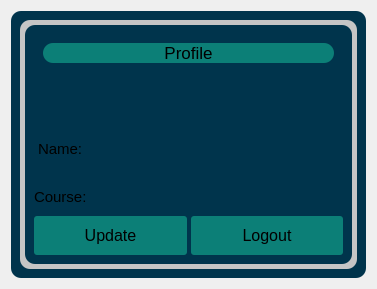
                  <widget class="QWidget" name="page_4">
                   <layout class="QVBoxLayout" name="verticalLayout_14">
                    <item>
                     <widget class="QWidget" name="widget_7" native="true">
                      <property name="styleSheet">
                       <string notr="true">#widget_7{
	background-color: rgb(0, 52, 76);
	border-radius: 10px;
}</string>
                      </property>
                      <layout class="QVBoxLayout" name="verticalLayout_47">
                       <item>
                        <widget class="QFrame" name="frame_39">
                         <property name="styleSheet">
                          <string notr="true">background-color: rgb(197, 197, 197);
border-radius:10px;</string>
                         </property>
                         <property name="frameShape">
                          <enum>QFrame::StyledPanel</enum>
                         </property>
                         <property name="frameShadow">
                          <enum>QFrame::Raised</enum>
                         </property>
                         <layout class="QVBoxLayout" name="verticalLayout_52">
                          <property name="spacing">
                           <number>0</number>
                          </property>
                          <property name="leftMargin">
                           <number>5</number>
                          </property>
                          <property name="topMargin">
                           <number>5</number>
                          </property>
                          <property name="rightMargin">
                           <number>5</number>
                          </property>
                          <property name="bottomMargin">
                           <number>5</number>
                          </property>
                          <item>
                           <widget class="QFrame" name="frame_35">
                            <property name="styleSheet">
                             <string notr="true">	background-color: rgb(0, 52, 76);</string>
                            </property>
                            <property name="frameShape">
                             <enum>QFrame::StyledPanel</enum>
                            </property>
                            <property name="frameShadow">
                             <enum>QFrame::Raised</enum>
                            </property>
                            <layout class="QVBoxLayout" name="verticalLayout_48">
                             <item>
                              <widget class="QFrame" name="frame_36">
                               <property name="frameShape">
                                <enum>QFrame::StyledPanel</enum>
                               </property>
                               <property name="frameShadow">
                                <enum>QFrame::Raised</enum>
                               </property>
                               <layout class="QVBoxLayout" name="verticalLayout_49">
                                <property name="bottomMargin">
                                 <number>50</number>
                                </property>
                                <item>
                                 <widget class="QLabel" name="label_11">
                                  <property name="font">
                                   <font>
                                    <pointsize>13</pointsize>
                                   </font>
                                  </property>
                                  <property name="styleSheet">
                                   <string notr="true">background-color: rgb(12, 127, 119);</string>
                                  </property>
                                  <property name="text">
                                   <string>Profile</string>
                                  </property>
                                  <property name="alignment">
                                   <set>Qt::AlignCenter</set>
                                  </property>
                                 </widget>
                                </item>
                               </layout>
                              </widget>
                             </item>
                             <item>
                              <widget class="QFrame" name="frame_38">
                               <property name="frameShape">
                                <enum>QFrame::StyledPanel</enum>
                               </property>
                               <property name="frameShadow">
                                <enum>QFrame::Raised</enum>
                               </property>
                               <layout class="QVBoxLayout" name="verticalLayout_51">
                                <property name="spacing">
                                 <number>0</number>
                                </property>
                                <property name="leftMargin">
                                 <number>0</number>
                                </property>
                                <property name="topMargin">
                                 <number>0</number>
                                </property>
                                <property name="rightMargin">
                                 <number>0</number>
                                </property>
                                <property name="bottomMargin">
                                 <number>0</number>
                                </property>
                                <item alignment="Qt::AlignTop">
                                 <widget class="QFrame" name="frame_37">
                                  <property name="frameShape">
                                   <enum>QFrame::StyledPanel</enum>
                                  </property>
                                  <property name="frameShadow">
                                   <enum>QFrame::Raised</enum>
                                  </property>
                                  <layout class="QVBoxLayout" name="verticalLayout_50">
                                   <property name="spacing">
                                    <number>5</number>
                                   </property>
                                   <property name="leftMargin">
                                    <number>0</number>
                                   </property>
                                   <property name="topMargin">
                                    <number>0</number>
                                   </property>
                                   <property name="rightMargin">
                                    <number>0</number>
                                   </property>
                                   <property name="bottomMargin">
                                    <number>0</number>
                                   </property>
                                   <item alignment="Qt::AlignHCenter|Qt::AlignVCenter">
                                    <widget class="QFrame" name="frame_162">
                                     <property name="frameShape">
                                      <enum>QFrame::StyledPanel</enum>
                                     </property>
                                     <property name="frameShadow">
                                      <enum>QFrame::Raised</enum>
                                     </property>
                                     <layout class="QHBoxLayout" name="horizontalLayout_23">
                                      <property name="spacing">
                                       <number>0</number>
                                      </property>
                                      <property name="leftMargin">
                                       <number>0</number>
                                      </property>
                                      <property name="topMargin">
                                       <number>0</number>
                                      </property>
                                      <property name="rightMargin">
                                       <number>0</number>
                                      </property>
                                      <property name="bottomMargin">
                                       <number>0</number>
                                      </property>
                                      <item>
                                       <widget class="QFrame" name="frame_165">
                                        <property name="frameShape">
                                         <enum>QFrame::StyledPanel</enum>
                                        </property>
                                        <property name="frameShadow">
                                         <enum>QFrame::Raised</enum>
                                        </property>
                                        <layout class="QVBoxLayout" name="verticalLayout_239">
                                         <property name="spacing">
                                          <number>0</number>
                                         </property>
                                         <property name="leftMargin">
                                          <number>0</number>
                                         </property>
                                         <property name="topMargin">
                                          <number>0</number>
                                         </property>
                                         <property name="rightMargin">
                                          <number>0</number>
                                         </property>
                                         <property name="bottomMargin">
                                          <number>0</number>
                                         </property>
                                         <item>
                                          <widget class="QLabel" name="label">
                                           <property name="font">
                                            <font>
                                             <pointsize>11</pointsize>
                                            </font>
                                           </property>
                                           <property name="text">
                                            <string>Name:</string>
                                           </property>
                                          </widget>
                                         </item>
                                        </layout>
                                       </widget>
                                      </item>
                                      <item>
                                       <widget class="QFrame" name="frame_164">
                                        <property name="frameShape">
                                         <enum>QFrame::StyledPanel</enum>
                                        </property>
                                        <property name="frameShadow">
                                         <enum>QFrame::Raised</enum>
                                        </property>
                                        <layout class="QVBoxLayout" name="verticalLayout_240">
                                         <property name="spacing">
                                          <number>0</number>
                                         </property>
                                         <property name="leftMargin">
                                          <number>0</number>
                                         </property>
                                         <property name="topMargin">
                                          <number>0</number>
                                         </property>
                                         <property name="rightMargin">
                                          <number>0</number>
                                         </property>
                                         <property name="bottomMargin">
                                          <number>0</number>
                                         </property>
                                         <item>
                                          <widget class="QTextEdit" name="profNameLineEdit">
                                           <property name="sizePolicy">
                                            <sizepolicy hsizetype="Expanding" vsizetype="Preferred">
                                             <horstretch>0</horstretch>
                                             <verstretch>0</verstretch>
                                            </sizepolicy>
                                           </property>
                                           <property name="maximumSize">
                                            <size>
                                             <width>16777215</width>
                                             <height>60</height>
                                            </size>
                                           </property>
                                           <property name="font">
                                            <font>
                                             <pointsize>11</pointsize>
                                            </font>
                                           </property>
                                           <property name="readOnly">
                                            <bool>true</bool>
                                           </property>
                                           <property name="html">
                                            <string>&lt;!DOCTYPE HTML PUBLIC &quot;-//W3C//DTD HTML 4.0//EN&quot; &quot;http://www.w3.org/TR/REC-html40/strict.dtd&quot;&gt;
&lt;html&gt;&lt;head&gt;&lt;meta name=&quot;qrichtext&quot; content=&quot;1&quot; /&gt;&lt;style type=&quot;text/css&quot;&gt;
p, li { white-space: pre-wrap; }
&lt;/style&gt;&lt;/head&gt;&lt;body style=&quot; font-family:'MS Shell Dlg 2'; font-size:11pt; font-weight:400; font-style:normal;&quot;&gt;
&lt;p style=&quot;-qt-paragraph-type:empty; margin-top:0px; margin-bottom:0px; margin-left:0px; margin-right:0px; -qt-block-indent:0; text-indent:0px;&quot;&gt;&lt;br /&gt;&lt;/p&gt;&lt;/body&gt;&lt;/html&gt;</string>
                                           </property>
                                          </widget>
                                         </item>
                                        </layout>
                                       </widget>
                                      </item>
                                     </layout>
                                    </widget>
                                   </item>
                                   <item>
                                    <widget class="QFrame" name="frame_163">
                                     <property name="frameShape">
                                      <enum>QFrame::StyledPanel</enum>
                                     </property>
                                     <property name="frameShadow">
                                      <enum>QFrame::Raised</enum>
                                     </property>
                                     <layout class="QHBoxLayout" name="horizontalLayout_24">
                                      <property name="spacing">
                                       <number>0</number>
                                      </property>
                                      <property name="leftMargin">
                                       <number>0</number>
                                      </property>
                                      <property name="topMargin">
                                       <number>0</number>
                                      </property>
                                      <property name="rightMargin">
                                       <number>0</number>
                                      </property>
                                      <property name="bottomMargin">
                                       <number>0</number>
                                      </property>
                                      <item>
                                       <widget class="QFrame" name="frame_167">
                                        <property name="frameShape">
                                         <enum>QFrame::StyledPanel</enum>
                                        </property>
                                        <property name="frameShadow">
                                         <enum>QFrame::Raised</enum>
                                        </property>
                                        <layout class="QVBoxLayout" name="verticalLayout_241">
                                         <property name="spacing">
                                          <number>0</number>
                                         </property>
                                         <property name="leftMargin">
                                          <number>0</number>
                                         </property>
                                         <property name="topMargin">
                                          <number>0</number>
                                         </property>
                                         <property name="rightMargin">
                                          <number>0</number>
                                         </property>
                                         <property name="bottomMargin">
                                          <number>0</number>
                                         </property>
                                         <item>
                                          <widget class="QLabel" name="label_2">
                                           <property name="font">
                                            <font>
                                             <pointsize>11</pointsize>
                                            </font>
                                           </property>
                                           <property name="text">
                                            <string>Course:</string>
                                           </property>
                                          </widget>
                                         </item>
                                        </layout>
                                       </widget>
                                      </item>
                                      <item>
                                       <widget class="QFrame" name="frame_168">
                                        <property name="frameShape">
                                         <enum>QFrame::StyledPanel</enum>
                                        </property>
                                        <property name="frameShadow">
                                         <enum>QFrame::Raised</enum>
                                        </property>
                                        <layout class="QVBoxLayout" name="verticalLayout_242">
                                         <property name="spacing">
                                          <number>0</number>
                                         </property>
                                         <property name="leftMargin">
                                          <number>0</number>
                                         </property>
                                         <property name="topMargin">
                                          <number>0</number>
                                         </property>
                                         <property name="rightMargin">
                                          <number>0</number>
                                         </property>
                                         <property name="bottomMargin">
                                          <number>0</number>
                                         </property>
                                         <item>
                                          <widget class="QTextEdit" name="profCourseLineEdit">
                                           <property name="sizePolicy">
                                            <sizepolicy hsizetype="Expanding" vsizetype="Preferred">
                                             <horstretch>0</horstretch>
                                             <verstretch>0</verstretch>
                                            </sizepolicy>
                                           </property>
                                           <property name="maximumSize">
                                            <size>
                                             <width>16777215</width>
                                             <height>26</height>
                                            </size>
                                           </property>
                                           <property name="font">
                                            <font>
                                             <pointsize>11</pointsize>
                                            </font>
                                           </property>
                                           <property name="readOnly">
                                            <bool>true</bool>
                                           </property>
                                           <property name="html">
                                            <string>&lt;!DOCTYPE HTML PUBLIC &quot;-//W3C//DTD HTML 4.0//EN&quot; &quot;http://www.w3.org/TR/REC-html40/strict.dtd&quot;&gt;
&lt;html&gt;&lt;head&gt;&lt;meta name=&quot;qrichtext&quot; content=&quot;1&quot; /&gt;&lt;style type=&quot;text/css&quot;&gt;
p, li { white-space: pre-wrap; }
&lt;/style&gt;&lt;/head&gt;&lt;body style=&quot; font-family:'MS Shell Dlg 2'; font-size:11pt; font-weight:400; font-style:normal;&quot;&gt;
&lt;p style=&quot;-qt-paragraph-type:empty; margin-top:0px; margin-bottom:0px; margin-left:0px; margin-right:0px; -qt-block-indent:0; text-indent:0px;&quot;&gt;&lt;br /&gt;&lt;/p&gt;&lt;/body&gt;&lt;/html&gt;</string>
                                           </property>
                                          </widget>
                                         </item>
                                        </layout>
                                       </widget>
                                      </item>
                                     </layout>
                                    </widget>
                                   </item>
                                  </layout>
                                 </widget>
                                </item>
                               </layout>
                              </widget>
                             </item>
                             <item alignment="Qt::AlignBottom">
                              <widget class="QFrame" name="frame_40">
                               <property name="frameShape">
                                <enum>QFrame::StyledPanel</enum>
                               </property>
                               <property name="frameShadow">
                                <enum>QFrame::Raised</enum>
                               </property>
                               <layout class="QHBoxLayout" name="horizontalLayout_22">
                                <property name="spacing">
                                 <number>4</number>
                                </property>
                                <property name="leftMargin">
                                 <number>0</number>
                                </property>
                                <property name="topMargin">
                                 <number>0</number>
                                </property>
                                <property name="rightMargin">
                                 <number>0</number>
                                </property>
                                <property name="bottomMargin">
                                 <number>0</number>
                                </property>
                                <item>
                                 <widget class="QPushButton" name="updateAcc_pushButton">
                                  <property name="font">
                                   <font>
                                    <pointsize>12</pointsize>
                                   </font>
                                  </property>
                                  <property name="styleSheet">
                                   <string notr="true">#updateAcc_pushButton{
background-color: rgb(12, 127, 119);	
	border-radius: 3px;
	padding: 10px 3px;	
}

#updateAcc_pushButton:hover{
	background-color: rgb(145, 173, 179);
	border-radius: 3px
}
#updateAcc_pushButton:pressed{
	background-color: rgb(78, 93, 100);
}
</string>
                                  </property>
                                  <property name="text">
                                   <string>Update</string>
                                  </property>
                                  <property name="icon">
                                   <iconset resource="res.qrc">
                                    <normaloff>:/icons/icons/rotate-ccw.svg</normaloff>:/icons/icons/rotate-ccw.svg</iconset>
                                  </property>
                                  <property name="iconSize">
                                   <size>
                                    <width>25</width>
                                    <height>25</height>
                                   </size>
                                  </property>
                                 </widget>
                                </item>
                                <item>
                                 <widget class="QPushButton" name="logoutAcc_pushButton">
                                  <property name="font">
                                   <font>
                                    <pointsize>12</pointsize>
                                   </font>
                                  </property>
                                  <property name="styleSheet">
                                   <string notr="true">#logoutAcc_pushButton{
background-color: rgb(12, 127, 119);
	border-radius: 3px;
	padding: 10px 5px;	
}

#logoutAcc_pushButton:hover{
	background-color: rgb(145, 173, 179);
	border-radius: 3px
}
#logoutAcc_pushButton:pressed{
	background-color: rgb(78, 93, 100);
}
</string>
                                  </property>
                                  <property name="text">
                                   <string>Logout</string>
                                  </property>
                                  <property name="icon">
                                   <iconset resource="res.qrc">
                                    <normaloff>:/icons/icons/log-out.svg</normaloff>:/icons/icons/log-out.svg</iconset>
                                  </property>
                                  <property name="iconSize">
                                   <size>
                                    <width>25</width>
                                    <height>25</height>
                                   </size>
                                  </property>
                                 </widget>
                                </item>
                               </layout>
                              </widget>
                             </item>
                            </layout>
                           </widget>
                          </item>
                         </layout>
                        </widget>
                       </item>
                      </layout>
                     </widget>
                    </item>
                   </layout>
                  </widget>
